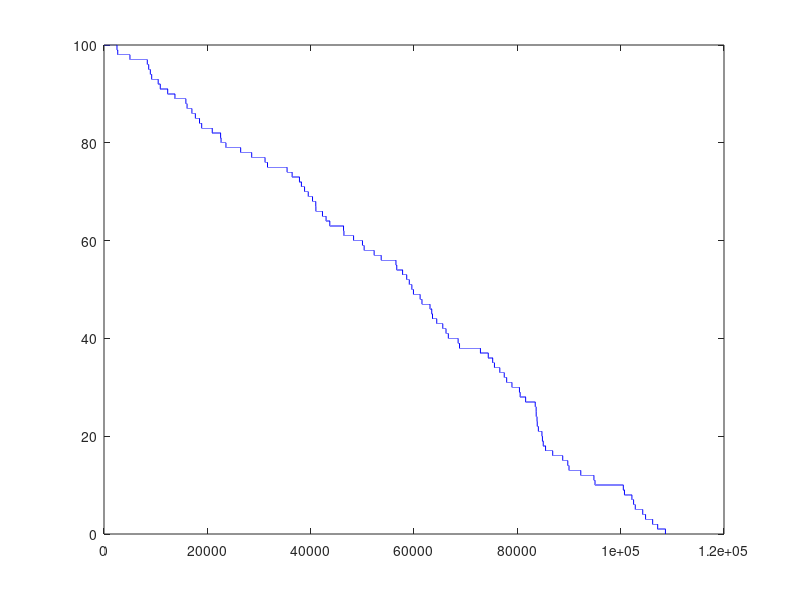

Reproduce this figure in MATLAB.
clear all
clc

lambda = 0.0008675;
N(1) = 100;
i = 1;
while N > 0
  decay = rand();

  if decay < lambda
    N(i+1) = N(i) -1 ;
  else
    N(i+1) = N(i);
  endif
  i = i +1;


endwhile

stepvec = 1:i ;

plot(stepvec , N , "-b")
